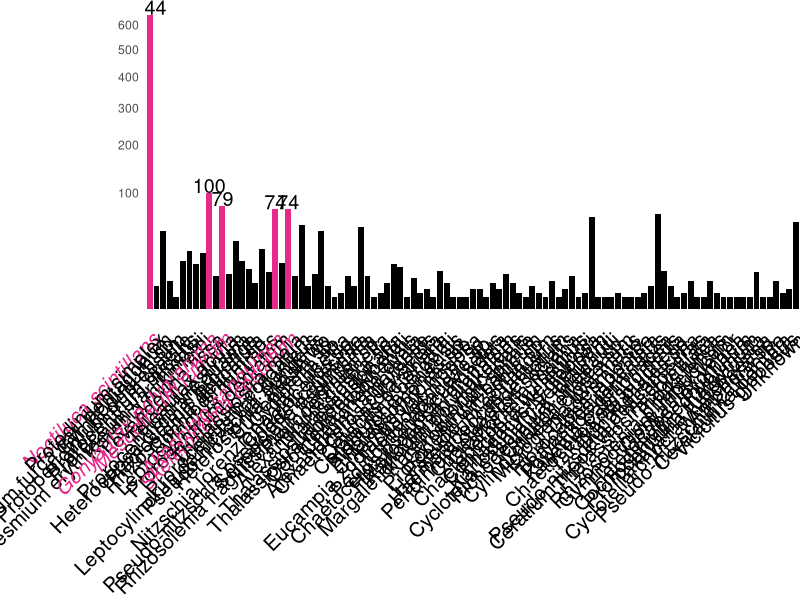
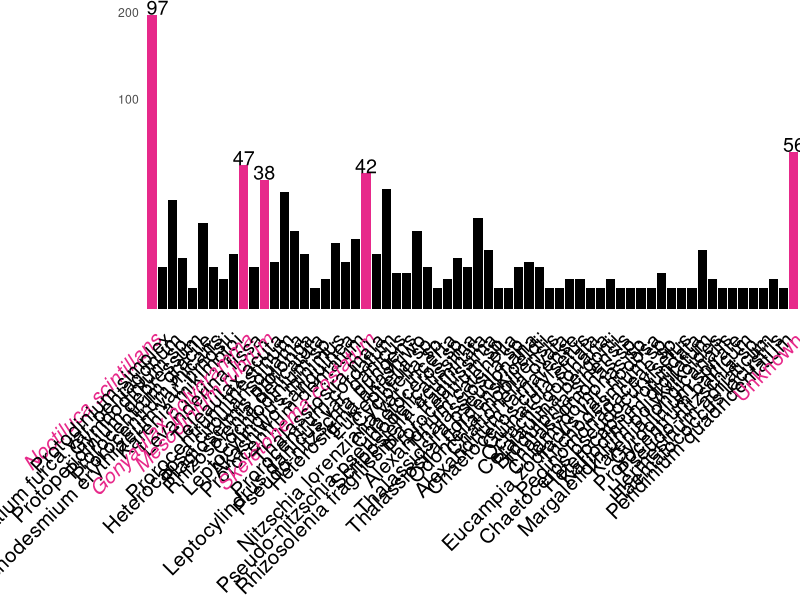
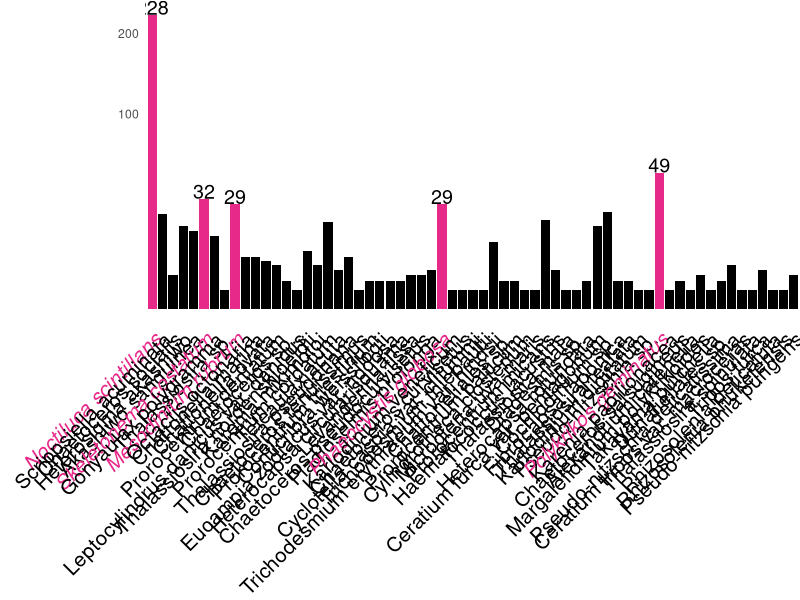
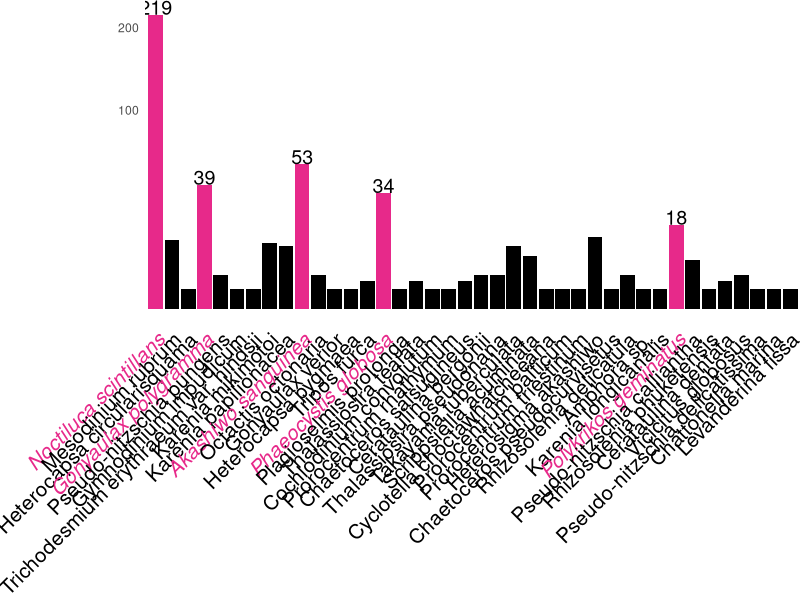
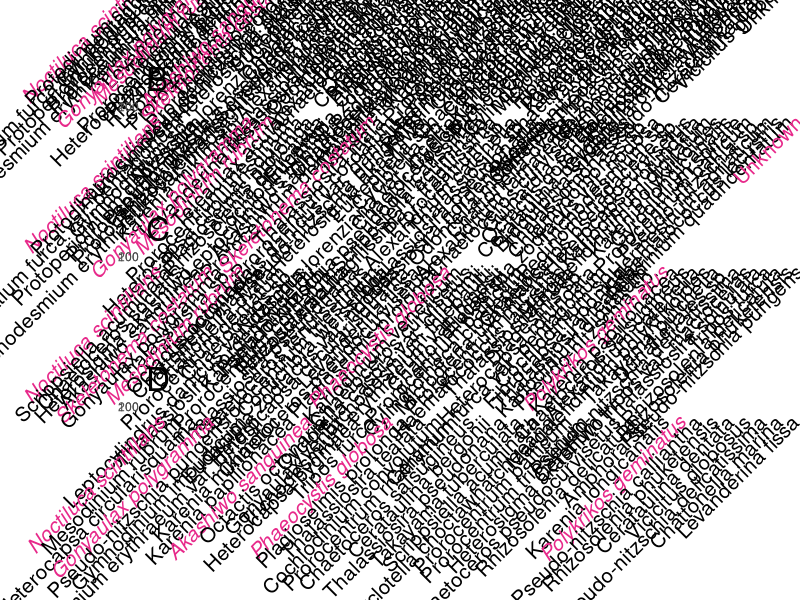
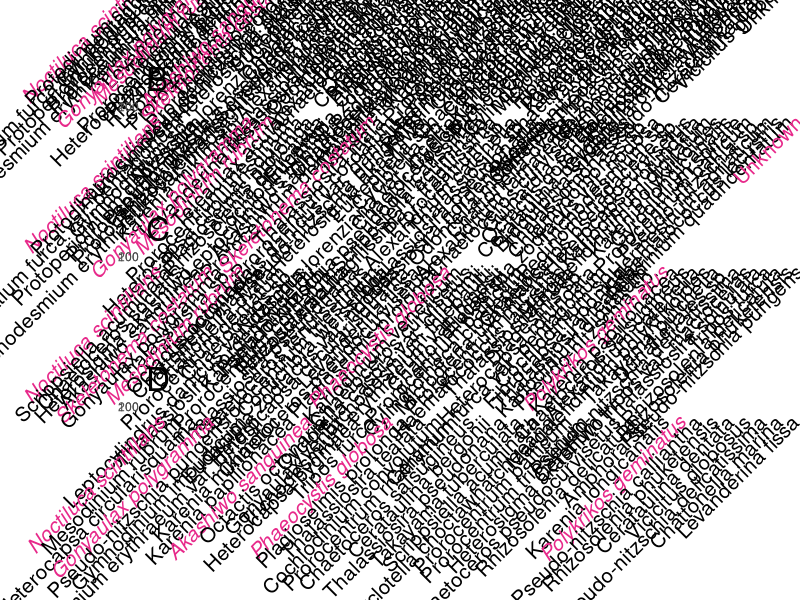

These figures' R source, in order:
unloadNamespace("worms")
library(ggplot2)
library(RColorBrewer)
library(dplyr)
library(tidyr)
library(gridExtra)

#read the data
df = read.csv("WoRMSCorrected_redtides.csv")
df$Species[is.na(df$Species)] = "Unknown"

#avoid any oddities by factoring them
df$Species <- factor(df$Species, levels = unique(df$Species)) 

###Plot1
# Calculate the count of each species
species_count <- df %>%
  dplyr::count(Species) %>%
  dplyr::arrange(desc(n))


# Get the top 5 species
top_5_species1 <- head(species_count$Species, 5)

# Create a new column for labels
df_with_labels <- df %>%
  mutate(label = ifelse(Species %in% top_5_species1, as.character(table(df$Species)[Species]), ""))

# Create the plot
p1 = ggplot(data = df_with_labels) +
  geom_bar(aes(x = Species, fill = Species %in% top_5_species1)) +
  geom_text(data = df_with_labels %>% filter(Species %in% top_5_species1),
            aes(x = Species, y = ..count.., label = label),
            vjust = -0, color = "black", size = 5, stat = "count") +
  scale_fill_manual(values = c("black", brewer.pal(4,"Dark2")[4]), guide = FALSE) +
  theme_minimal() +
  theme(panel.grid.major = element_blank(),
        panel.grid.minor = element_blank(),
        axis.text.x = element_text(face = ifelse(unique(df_with_labels$Species) %in% top_5_species1 & unique(df_with_labels$Species) != "Unknown", "italic", "plain"), 
                                   size = 15, angle = 45, hjust = 1, color = ifelse(unique(df_with_labels$Species) %in% top_5_species1, brewer.pal(4,"Dark2")[4], "black")),
        plot.margin = margin(0,0,0, 3, "cm"),
        axis.title=element_blank()) +
  labs(x = "Species", y = "Red tide reportings") +
  scale_y_sqrt(breaks = c(100,200,300,400,500,600))
p1

#+ scale_y_break(c(table(df$Species== head(species_count$Species, 5)[2])[2] + 10, table(df$Species== head(species_count$Species, 1))[2]) - 44, scale = 0.1)

# From 1975 to 2000 (pre HATS)
df10 = subset(df, Year %in% seq(from = 1975, to = 2000))
df10$Species <- factor(df10$Species, levels = unique(df10$Species)) 

# Calculate the count of each species
species_count <- df10 %>%
  dplyr::count(Species) %>%
  dplyr::arrange(desc(n))

# Get the top 5 species
top_5_species2 <- head(species_count$Species, 5)

# Create a new column for labels
df_with_labels <- df10 %>%
  mutate(label = ifelse(Species %in% top_5_species2, as.character(table(df10$Species)[Species]), ""))

# Create the plot
p2 = ggplot(data = df_with_labels) +
  geom_bar(aes(x = Species, fill = Species %in% top_5_species2)) +
  geom_text(data = df_with_labels %>% filter(Species %in% top_5_species2),
            aes(x = Species, y = ..count.., label = label),
            vjust = 0, color = "black", size = 5, stat = "count") +
  scale_fill_manual(values = c("black", brewer.pal(4,"Dark2")[4]), guide = FALSE) +
  theme_minimal() +
  theme(panel.grid.major = element_blank(),
        panel.grid.minor = element_blank(),
        axis.text.x = element_text(face = ifelse(unique(df_with_labels$Species) %in% top_5_species2 & unique(df_with_labels$Species) != "Unknown", "italic", "plain"),
                                   size = 15, angle = 45, hjust = 1, color = ifelse(unique(df_with_labels$Species) %in% top_5_species2, brewer.pal(4,"Dark2")[4], "black")),
        plot.margin = margin(0,0,0, 3, "cm"),
        axis.title=element_blank()) +
  labs(x = "Species", y = "Red tide reportings") +
  scale_y_sqrt(breaks = c(100,200,300,400,500,600))
p2

# From 2001 to 2014 (post HATS 1)
df10 = subset(df, Year %in% seq(from = 2001, to = 2014))
df10$Species <- factor(df10$Species, levels = unique(df10$Species)) 

# Calculate the count of each species
species_count <- df10 %>%
  dplyr::count(Species) %>%
  dplyr::arrange(desc(n))

# Get the top 5 species
top_5_species3 <- head(species_count$Species, 5)

# Create a new column for labels
df_with_labels <- df10 %>%
  mutate(label = ifelse(Species %in% top_5_species3, as.character(table(df10$Species)[Species]), ""))

# Create the plot
p3 = ggplot(data = df_with_labels) +
  geom_bar(aes(x = Species, fill = Species %in% top_5_species3)) +
  geom_text(data = df_with_labels %>% filter(Species %in% top_5_species3),
            aes(x = Species, y = ..count.., label = label),
            vjust = 0, color = "black", size = 5, stat = "count") +
  scale_fill_manual(values = c("black", brewer.pal(4,"Dark2")[4]), guide = FALSE) +
  theme_minimal() +
  theme(panel.grid.major = element_blank(),
        panel.grid.minor = element_blank(),
        axis.text.x = element_text(face = ifelse(unique(df_with_labels$Species) %in% top_5_species3 & unique(df_with_labels$Species) != "Unknown", "italic", "plain"), 
                                   size = 15, angle = 45, hjust = 1, color = ifelse(unique(df_with_labels$Species) %in% top_5_species3, brewer.pal(4,"Dark2")[4], "black")),
        plot.margin = margin(0,0,0, 3, "cm"),
        axis.title=element_blank()) +
  labs(x = "Species", y = "Red tide reportings") +
  scale_y_sqrt(breaks = c(100,200,300,400,500,600))
p3

# From 2015 to 2024 (post HATS 2A)
df10 = subset(df, Year %in% seq(from = 2015, to = 2024))
df10$Species <- factor(df10$Species, levels = unique(df10$Species)) 

# Calculate the count of each species
species_count <- df10 %>%
  dplyr::count(Species) %>%
  dplyr::arrange(desc(n))

# Get the top 5 species
top_5_species4 <- head(species_count$Species, 5)

# Create a new column for labels
df_with_labels <- df10 %>%
  mutate(label = ifelse(Species %in% top_5_species4, as.character(table(df10$Species)[Species]), ""))

# Create the plot
p4 = ggplot(data = df_with_labels) +
  geom_bar(aes(x = Species, fill = Species %in% top_5_species4)) +
  geom_text(data = df_with_labels %>% filter(Species %in% top_5_species4),
            aes(x = Species, y = ..count.., label = label),
            vjust = 0, color = "black", size = 5, stat = "count") +
  scale_fill_manual(values = c("black", brewer.pal(4,"Dark2")[4]), guide = FALSE) +
  theme_minimal() +
  theme(panel.grid.major = element_blank(),
        panel.grid.minor = element_blank(),
        axis.text.x = element_text(face = ifelse(unique(df_with_labels$Species) %in% top_5_species4 & unique(df_with_labels$Species) != "Unknown", "italic", "plain"), 
                                   size = 15, angle = 45, hjust = 1, color = ifelse(unique(df_with_labels$Species) %in% top_5_species4, brewer.pal(4,"Dark2")[4], "black")),
        plot.margin = margin(0,0,0, 3, "cm"),
        axis.title=element_blank()) +
  labs(x = "Species", y = "Red tide reportings") +
  scale_y_sqrt(breaks = c(100,200,300,400,500,600))
p4



arangedplot = 
  grid.arrange(p1 + ggtitle("A") +
                theme(title = element_text(size = 20)),
               p2 + ggtitle("B") +
                 theme(title = element_text(size = 20)),
               p3 + ggtitle("C") +
                 theme(title = element_text(size = 20)),
               p4 + ggtitle("D") +
                 theme(title = element_text(size = 20)),
               ncol = 1)



###Pour it all together
png(file = "Output/Figure_01.png", width = 1920, height = 2000)
grid.arrange(p1 + ggtitle("A") +
               theme(title = element_text(size = 20)),
             p2 + ggtitle("B") +
               theme(title = element_text(size = 20)),
             p3 + ggtitle("C") +
               theme(title = element_text(size = 20)),
             p4 + ggtitle("D") +
               theme(title = element_text(size = 20)),
             ncol = 1)

dev.off()
